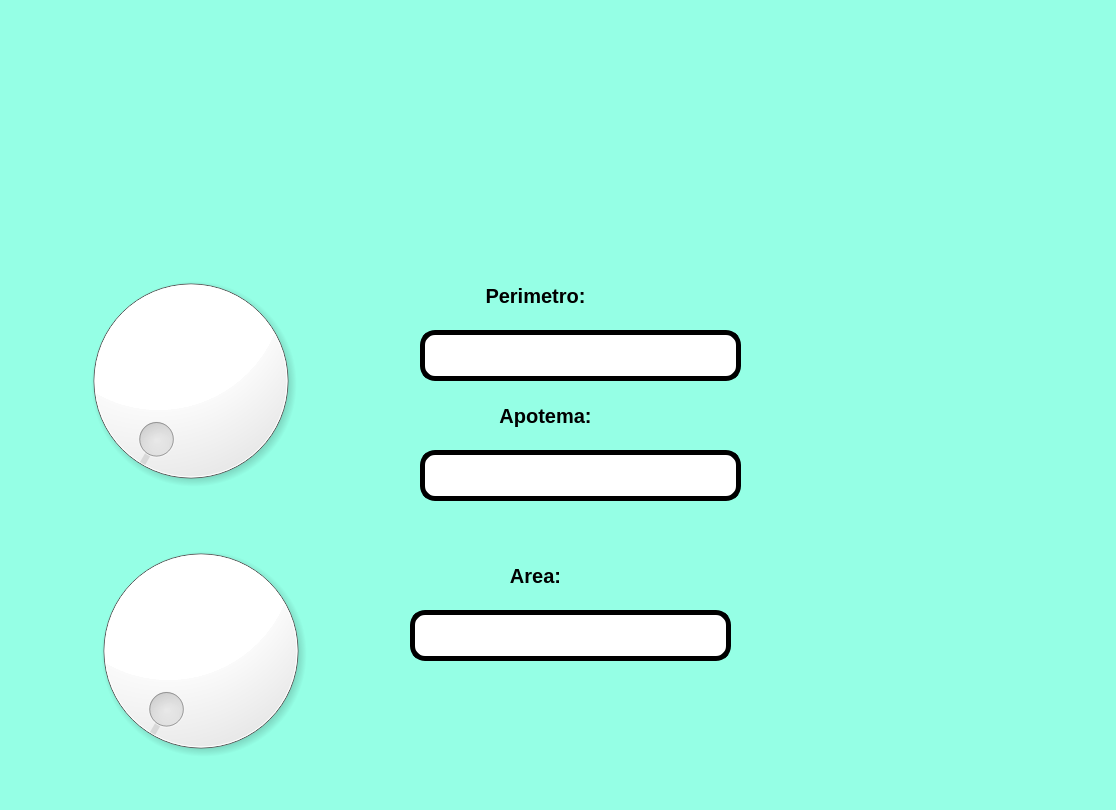
<?xml version="1.0" encoding="UTF-8"?>
<ui version="4.0">
 <class>MainWindow</class>
 <widget class="QMainWindow" name="MainWindow">
  <property name="geometry">
   <rect>
    <x>0</x>
    <y>0</y>
    <width>1116</width>
    <height>810</height>
   </rect>
  </property>
  <property name="windowTitle">
   <string>MainWindow</string>
  </property>
  <property name="styleSheet">
   <string notr="true">background-color: rgb(149, 255, 229);</string>
  </property>
  <widget class="QWidget" name="centralwidget">
   <widget class="QLabel" name="imagen">
    <property name="geometry">
     <rect>
      <x>50</x>
      <y>30</y>
      <width>221</width>
      <height>181</height>
     </rect>
    </property>
    <property name="styleSheet">
     <string notr="true"/>
    </property>
    <property name="text">
     <string/>
    </property>
    <property name="pixmap">
     <pixmap resource="../Archivos/Recursos.qrc">:/ejercicios/elyochi.jpg</pixmap>
    </property>
    <property name="scaledContents">
     <bool>true</bool>
    </property>
   </widget>
   <widget class="QLabel" name="imagen_3">
    <property name="geometry">
     <rect>
      <x>820</x>
      <y>480</y>
      <width>251</width>
      <height>221</height>
     </rect>
    </property>
    <property name="styleSheet">
     <string notr="true"/>
    </property>
    <property name="text">
     <string/>
    </property>
    <property name="pixmap">
     <pixmap resource="../Archivos/Recursos.qrc">:/ejercicios/wero.jpg</pixmap>
    </property>
    <property name="scaledContents">
     <bool>true</bool>
    </property>
   </widget>
   <widget class="QDial" name="dial">
    <property name="geometry">
     <rect>
      <x>70</x>
      <y>240</y>
      <width>241</width>
      <height>281</height>
     </rect>
    </property>
    <property name="styleSheet">
     <string notr="true">color: rgb(255, 255, 255);
background-color: rgb(255, 255, 255);</string>
    </property>
   </widget>
   <widget class="QLabel" name="label">
    <property name="geometry">
     <rect>
      <x>450</x>
      <y>280</y>
      <width>171</width>
      <height>31</height>
     </rect>
    </property>
    <property name="font">
     <font>
      <pointsize>15</pointsize>
      <weight>75</weight>
      <bold>true</bold>
     </font>
    </property>
    <property name="text">
     <string>Perimetro:</string>
    </property>
    <property name="alignment">
     <set>Qt::AlignCenter</set>
    </property>
   </widget>
   <widget class="QLineEdit" name="txt_perimetro">
    <property name="geometry">
     <rect>
      <x>420</x>
      <y>330</y>
      <width>321</width>
      <height>51</height>
     </rect>
    </property>
    <property name="font">
     <font>
      <weight>75</weight>
      <bold>true</bold>
     </font>
    </property>
    <property name="styleSheet">
     <string notr="true">border-radius: 15px;
background-color: rgb(255, 255, 255);
border:  5px solid black;
</string>
    </property>
    <property name="text">
     <string/>
    </property>
    <property name="alignment">
     <set>Qt::AlignCenter</set>
    </property>
   </widget>
   <widget class="QLabel" name="label_2">
    <property name="geometry">
     <rect>
      <x>820</x>
      <y>30</y>
      <width>221</width>
      <height>171</height>
     </rect>
    </property>
    <property name="text">
     <string/>
    </property>
    <property name="pixmap">
     <pixmap resource="../Archivos/Recursos.qrc">:/ejercicios/kaldo.jpg</pixmap>
    </property>
    <property name="scaledContents">
     <bool>true</bool>
    </property>
   </widget>
   <widget class="QLineEdit" name="txt_apotema">
    <property name="geometry">
     <rect>
      <x>420</x>
      <y>450</y>
      <width>321</width>
      <height>51</height>
     </rect>
    </property>
    <property name="font">
     <font>
      <weight>75</weight>
      <bold>true</bold>
     </font>
    </property>
    <property name="styleSheet">
     <string notr="true">border-radius: 15px;
background-color: rgb(255, 255, 255);
border:  5px solid black;
</string>
    </property>
    <property name="text">
     <string/>
    </property>
    <property name="alignment">
     <set>Qt::AlignCenter</set>
    </property>
   </widget>
   <widget class="QLabel" name="label_3">
    <property name="geometry">
     <rect>
      <x>430</x>
      <y>400</y>
      <width>231</width>
      <height>31</height>
     </rect>
    </property>
    <property name="font">
     <font>
      <pointsize>15</pointsize>
      <weight>75</weight>
      <bold>true</bold>
     </font>
    </property>
    <property name="text">
     <string>Apotema:</string>
    </property>
    <property name="alignment">
     <set>Qt::AlignCenter</set>
    </property>
   </widget>
   <widget class="QDial" name="dial_2">
    <property name="geometry">
     <rect>
      <x>80</x>
      <y>510</y>
      <width>241</width>
      <height>281</height>
     </rect>
    </property>
    <property name="styleSheet">
     <string notr="true">color: rgb(255, 255, 255);
background-color: rgb(255, 255, 255);</string>
    </property>
   </widget>
   <widget class="QLabel" name="label_4">
    <property name="geometry">
     <rect>
      <x>420</x>
      <y>560</y>
      <width>231</width>
      <height>31</height>
     </rect>
    </property>
    <property name="font">
     <font>
      <pointsize>15</pointsize>
      <weight>75</weight>
      <bold>true</bold>
     </font>
    </property>
    <property name="text">
     <string>Area:</string>
    </property>
    <property name="alignment">
     <set>Qt::AlignCenter</set>
    </property>
   </widget>
   <widget class="QLineEdit" name="txt_area">
    <property name="geometry">
     <rect>
      <x>410</x>
      <y>610</y>
      <width>321</width>
      <height>51</height>
     </rect>
    </property>
    <property name="font">
     <font>
      <weight>75</weight>
      <bold>true</bold>
     </font>
    </property>
    <property name="styleSheet">
     <string notr="true">border-radius: 15px;
background-color: rgb(255, 255, 255);
border:  5px solid black;
</string>
    </property>
    <property name="text">
     <string/>
    </property>
    <property name="alignment">
     <set>Qt::AlignCenter</set>
    </property>
   </widget>
  </widget>
  <widget class="QMenuBar" name="menubar">
   <property name="geometry">
    <rect>
     <x>0</x>
     <y>0</y>
     <width>1116</width>
     <height>26</height>
    </rect>
   </property>
  </widget>
  <widget class="QStatusBar" name="statusbar"/>
 </widget>
 <resources>
  <include location="../Archivos/Recursos.qrc"/>
 </resources>
 <connections/>
</ui>
